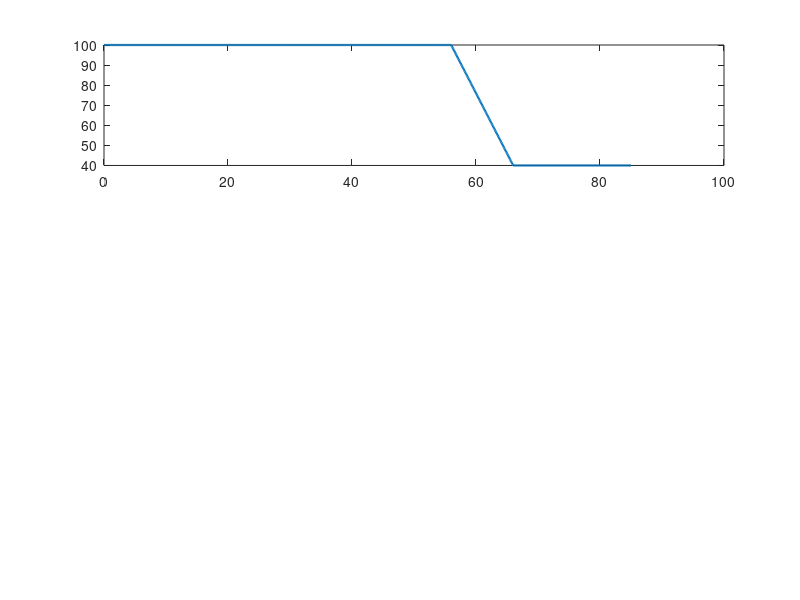

Write the MATLAB code that produced this figure. (Note: this script raises an error after producing the figure.)
clc
clear all
close all

%% Randomization Time Window simulation
% Based on EPRI 3002008217 "Common Functions for Smart Inverters" 4th Ed.
%
% Per spec:
%   - Randomization Time Window (Tw): a time in seconds over which the DER
%     randomly delays before applying a new setting. Each DER picks a delay
%     uniformly in [0, Tw], so a broadcast command to N DERs avoids
%     simultaneous response.
%   - Ramp Time (Tr): after delay, the DER linearly transitions from the
%     previous setting to the new setting over Tr seconds.
%   - Reconnect (Sec 16): after voltage/frequency returns to nominal, the
%     DER waits TDelay + Rnd(TWindow) before reconnecting, then ramps over
%     TRamp.

%% ------------------------------------------------------------------
%% Parameters
%% ------------------------------------------------------------------
randomization_time_upperlimit = 60;   % Tw, seconds   (EPRI default-like)
ramp_time                     = 10;   % Tr, seconds
N_DER                         = 20;   % number of DERs receiving broadcast

t_broadcast = 5;                      % command issued at t = 5 s
P_old       = 100;                    % previous power setting [% of WMax]
P_new       = 40;                     % new power setting       [% of WMax]

dt   = 0.1;                           % simulation time step [s]
tEnd = t_broadcast + randomization_time_upperlimit + ramp_time + 10;
t    = 0:dt:tEnd;

rng('default');                       % reproducible

%% ------------------------------------------------------------------
%% 1) Single-DER randomization time window
%% ------------------------------------------------------------------
random_action_time = randi([0, randomization_time_upperlimit]);   % [0, Tw]
t_apply_single     = t_broadcast + random_action_time;
fprintf('Single DER: random delay = %d s, applies at t = %.1f s\n', ...
        random_action_time, t_apply_single);

P_single = P_old * ones(size(t));
for k = 1:length(t)
    if t(k) < t_apply_single
        P_single(k) = P_old;
    elseif t(k) < t_apply_single + ramp_time
        % linear ramp from P_old to P_new over ramp_time
        frac        = (t(k) - t_apply_single) / ramp_time;
        P_single(k) = P_old + frac * (P_new - P_old);
    else
        P_single(k) = P_new;
    end
end

%% ------------------------------------------------------------------
%% 2) Fleet of N DERs, each with its own random delay (broadcast case)
%% ------------------------------------------------------------------
delays  = randi([0, randomization_time_upperlimit], 1, N_DER);
P_fleet = zeros(N_DER, length(t));

for d = 1:N_DER
    t_apply = t_broadcast + delays(d);
    for k = 1:length(t)
        if t(k) < t_apply
            P_fleet(d,k) = P_old;
        elseif t(k) < t_apply + ramp_time
            frac          = (t(k) - t_apply) / ramp_time;
            P_fleet(d,k)  = P_old + frac * (P_new - P_old);
        else
            P_fleet(d,k) = P_new;
        end
    end
end

P_fleet_avg = mean(P_fleet, 1);     % aggregated fleet response

%% ------------------------------------------------------------------
%% 3) Reconnect-after-disturbance randomization (EPRI Sec 16)
%% ------------------------------------------------------------------
% Disturbance ends (voltage back in band) at t_clear.
% DER waits TDelayReconnect + Rnd(TWindowReconnect), then ramps over TRamp.
t_clear            = 2;
TDelayReconnect    = 5;     % fixed delay [s]
TWindowReconnect   = 30;    % randomization window [s]
TRampReconnect     = 8;     % reconnect ramp [s]
P_reconnect_final  = 100;   % full output after reconnect [%]

reconnect_random   = TDelayReconnect + rand()*TWindowReconnect;
t_reconnect_start  = t_clear + reconnect_random;
fprintf('Reconnect: TDelay=%d s, Rnd(Tw)=%.2f s, ramps in %d s.\n', ...
        TDelayReconnect, reconnect_random - TDelayReconnect, TRampReconnect);

P_reconnect = zeros(size(t));
for k = 1:length(t)
    if t(k) < t_reconnect_start
        P_reconnect(k) = 0;                       % still disconnected
    elseif t(k) < t_reconnect_start + TRampReconnect
        frac           = (t(k) - t_reconnect_start) / TRampReconnect;
        P_reconnect(k) = frac * P_reconnect_final;
    else
        P_reconnect(k) = P_reconnect_final;
    end
end

%% ------------------------------------------------------------------
%% Plots
%% ------------------------------------------------------------------
figure('Name','EPRI Randomization Time Window','Color','w');

subplot(3,1,1);
plot(t, P_single, 'LineWidth', 1.6);
xline(t_broadcast, '--k', 'broadcast');
xline(t_apply_single, '--r', sprintf('apply (+%d s)', random_action_time));
grid on; ylim([0 110]);
xlabel('Time [s]'); ylabel('Power setting [%]');
title(sprintf('Single DER: Tw = %d s, Ramp = %d s', ...
              randomization_time_upperlimit, ramp_time));

subplot(3,1,2);
plot(t, P_fleet', 'Color', [0.7 0.7 0.85]); hold on;
plot(t, P_fleet_avg, 'b', 'LineWidth', 2);
xline(t_broadcast, '--k', 'broadcast');
grid on; ylim([0 110]);
xlabel('Time [s]'); ylabel('Power [%]');
title(sprintf('Fleet of %d DERs (thin = each DER, thick = mean)', N_DER));
legend({'individual DERs','fleet average'}, 'Location','best');

subplot(3,1,3);
plot(t, P_reconnect, 'LineWidth', 1.6);
xline(t_clear, '--k', 'voltage clears');
xline(t_reconnect_start, '--r', 'reconnect start');
xline(t_reconnect_start + TRampReconnect, '--g', 'full output');
grid on; ylim([-5 110]);
xlabel('Time [s]'); ylabel('Power [%]');
title(sprintf(['Reconnect: TDelay=%d s + Rnd[0,%d] s + Ramp=%d s ' ...
               '(EPRI Sec 16)'], TDelayReconnect, TWindowReconnect, ...
               TRampReconnect));

%% ------------------------------------------------------------------
%% Histogram of fleet delays — shows uniform spread
%% ------------------------------------------------------------------
figure('Name','Fleet delay distribution','Color','w');
histogram(delays, 0:5:randomization_time_upperlimit);
xlabel('Random delay [s]'); ylabel('# DERs');
title(sprintf('Uniform random delays in [0, %d] s across %d DERs', ...
              randomization_time_upperlimit, N_DER));
grid on;
